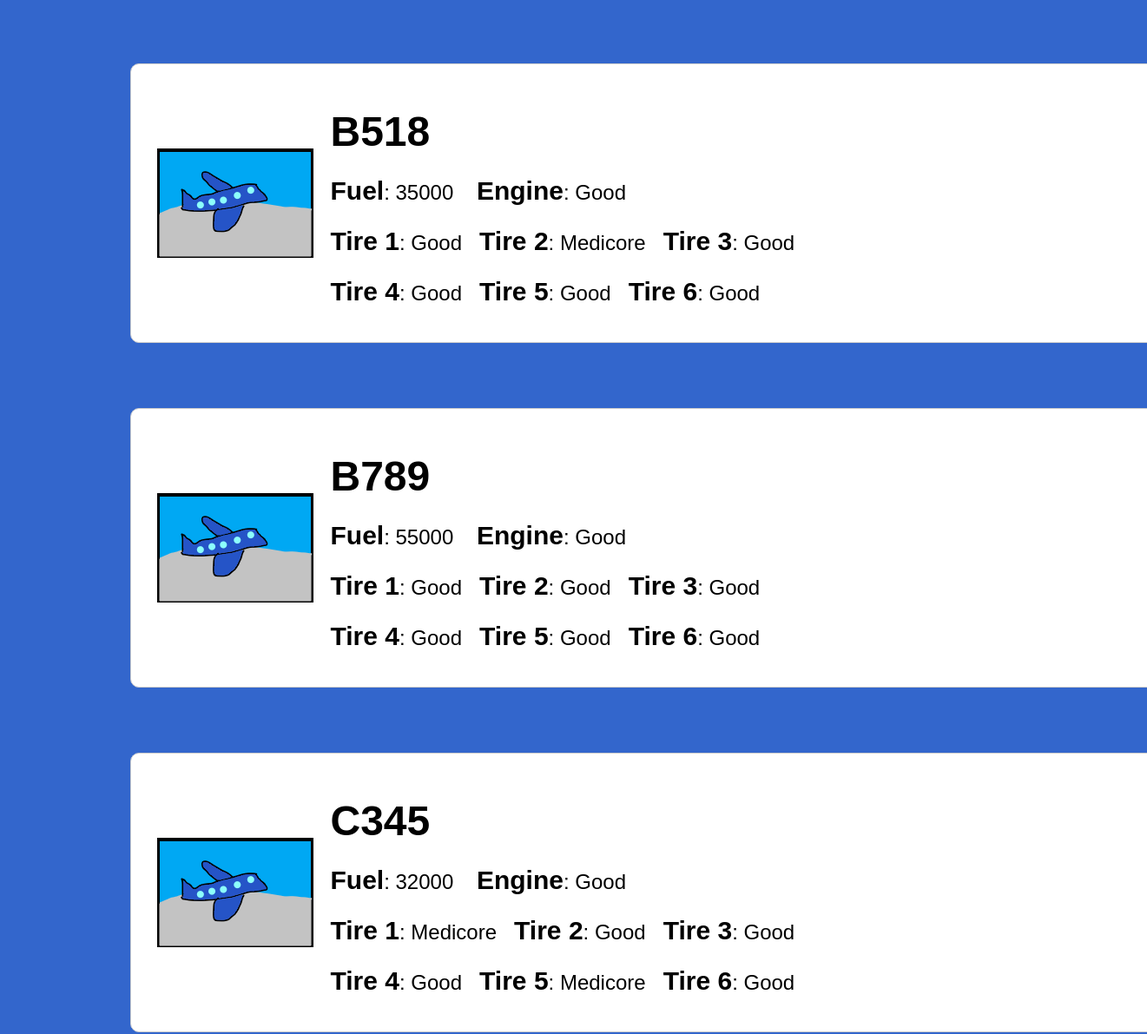
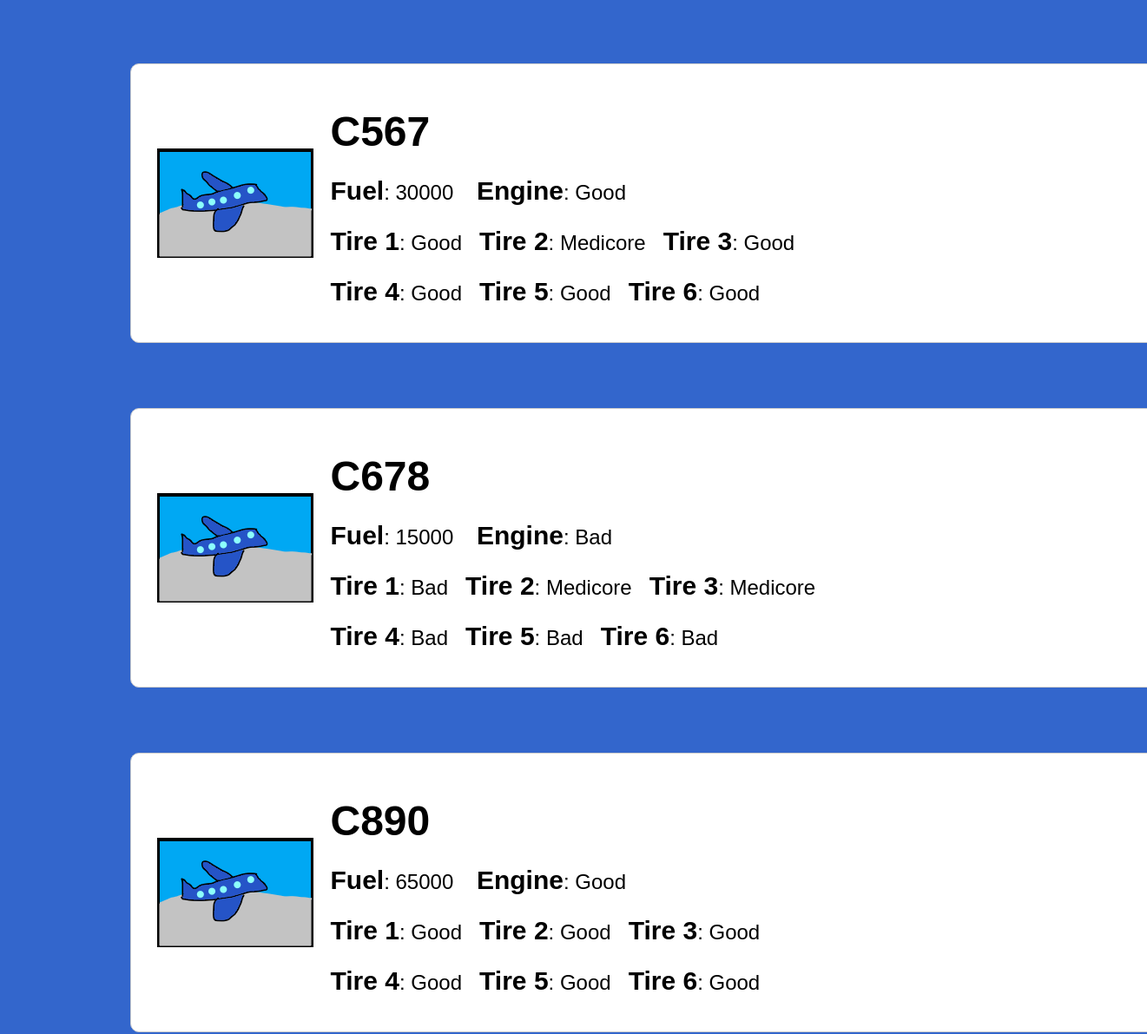
Page /plane.php (middle part) on the earlier database version (2 pictures, top to bottom).
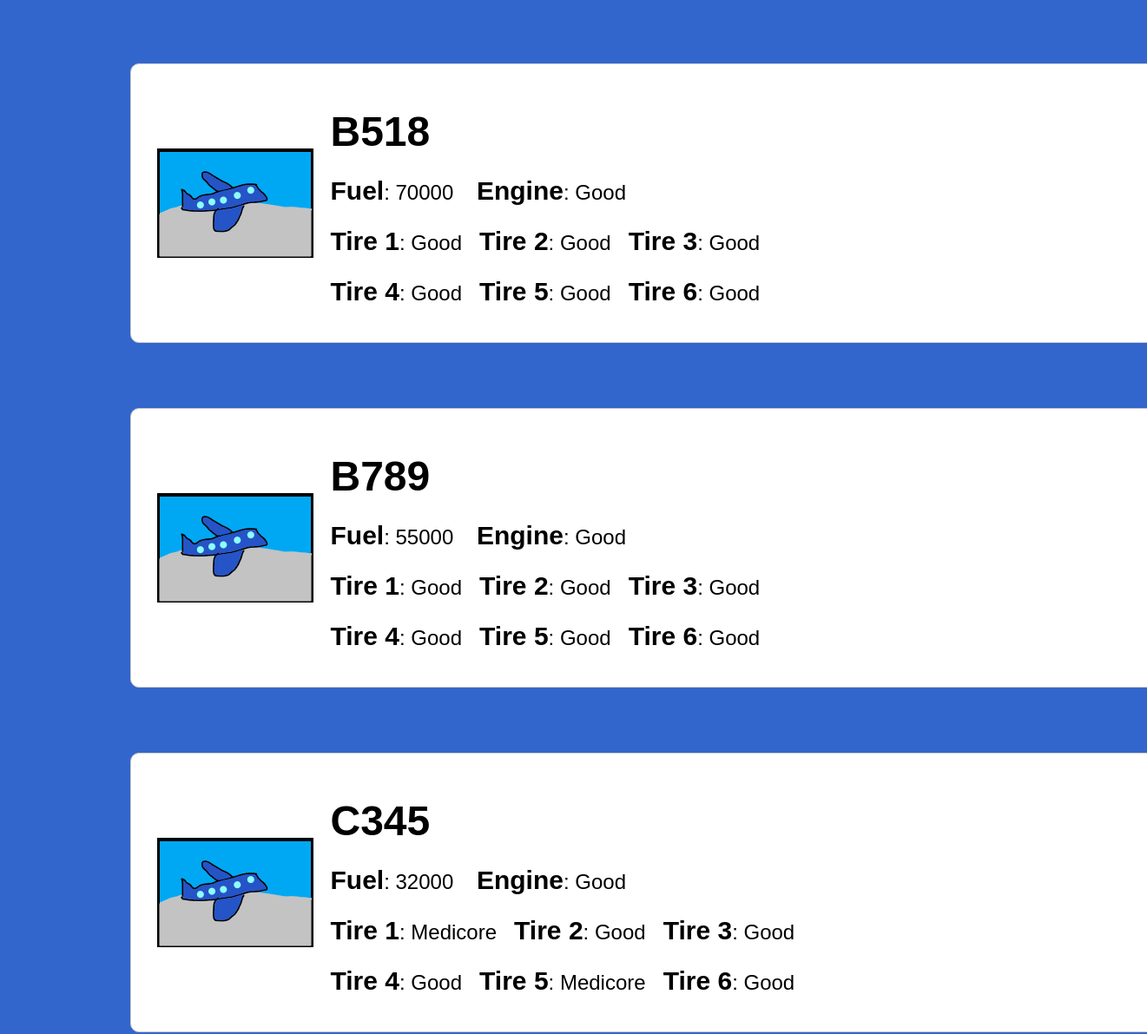
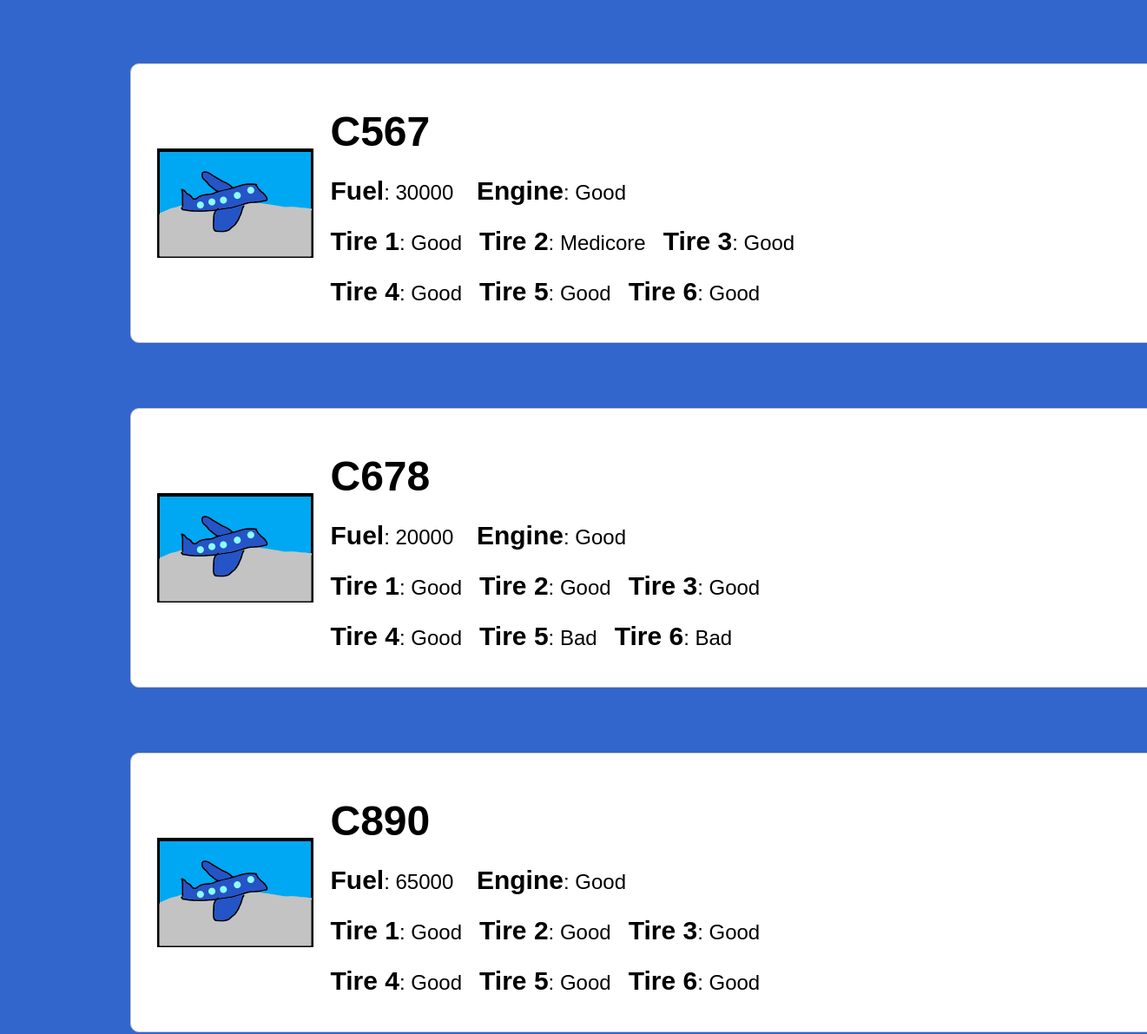
Same page on the later database version (2 pictures, top to bottom).
### tables this page shows
CREATE TABLE `plane` (
  `NameID` varchar(255) NOT NULL,
  `fuel` int(11) DEFAULT NULL,
  `tire1` enum('Good','Medicore','Bad') DEFAULT NULL,
  `motor` enum('Good','Medicore','Bad') DEFAULT NULL,
  `tire2` enum('Good','Medicore','Bad') DEFAULT NULL,
  `tire3` enum('Good','Medicore','Bad') DEFAULT NULL,
  `tire4` enum('Good','Medicore','Bad') DEFAULT NULL,
  `tire5` enum('Good','Medicore','Bad') DEFAULT NULL,
  `tire6` enum('Good','Medicore','Bad') DEFAULT NULL
);

### database.php (called while the page is built, shortened)
<?php
$db_server = "localhost";
$db_user = "root";
$db_pass = "";
$db_name = "Silvee";
$conn = mysqli_connect($db_server, $db_user, $db_pass,  $db_name);
$planes = mysqli_query($conn, "SELECT * FROM plane");
?>

### plane.php (the view, shortened to what this page needs)
<!DOCTYPE html>
<html lang="en">
<head>
    <link rel="stylesheet" href="../style.css">
</head>
<body>
    <div class="main-content">
        <div class="container">
            <?php
            include("../database.php");
            while ($row = mysqli_fetch_assoc($planes)){
                echo '<div class="card">';
                echo '<img src="../plane.png" alt="Plane Image" class="planePic">';
                echo '<div>';
                echo '<h1>' . $row['NameID'] . '</h1>';
                echo '<p><strong>Fuel</strong>: ' . $row["fuel"] . ' &nbsp &nbsp<strong>Engine</strong>: ' . $row["motor"] . '</p>';
                echo '<p> <strong>Tire 1</strong>: ' . $row["tire1"] .  '&nbsp &nbsp<strong>Tire 2</strong>: ' . $row["tire2"] . '&nbsp &nbsp<strong>Tire 3</strong>: ' . $row["tire3"] . '</p>';
                echo '<p> <strong>Tire 4</strong>: ' . $row["tire4"] .  '&nbsp &nbsp<strong>Tire 5</strong>: ' . $row["tire5"] . '&nbsp &nbsp<strong>Tire 6</strong>: ' . $row["tire6"] . '</p>';
                echo '</div>';
                echo '</div>';
            }
            ?>
        </div>
    </div>
</body>
</html>

Differences in the rows shown:
changed plane "B518": fuel "35000" → "70000"; tire2 "Medicore" → "Good"
changed plane "Bad": fuel "15000" → "20000"; motor "Bad" → "Good"; tire1 "Bad" → "Good"; tire2 "Medicore" → "Good"; tire3 "Medicore" → "Good"; tire4 "Bad" → "Good"
